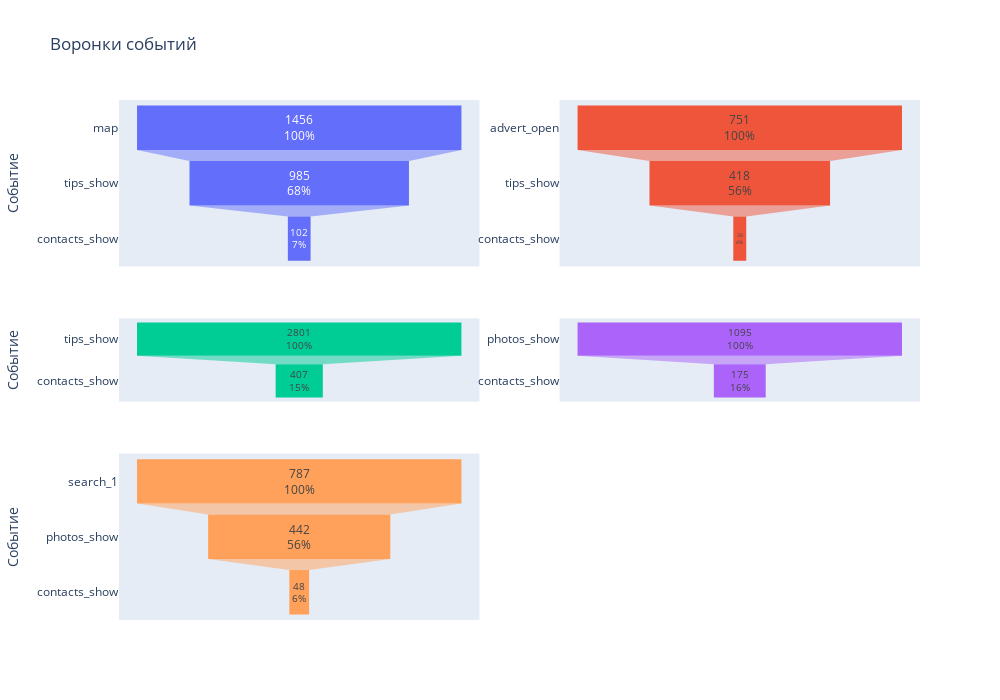

The cell this chart's notebook holds for it:
### Markdown cell above
Выведем воронки событий на график

### Code cell
fig = make_subplots(rows=3, cols=2, row_heights=[0.4, 0.2, 0.4]) 

data = get_funnel_data(['map', 'tips_show', 'contacts_show'], 'events_filtered')
funnel = go.Funnel(x=data['values'], y=data['events'], textposition = "inside", textinfo = "value+percent initial",)
fig.add_trace(funnel, row=1, col=1)

data = get_funnel_data(['advert_open', 'tips_show', 'contacts_show'], 'events_filtered')
funnel = go.Funnel(x=data['values'], y=data['events'], textposition = "inside", textinfo = "value+percent initial",)
fig.add_trace(funnel, row=1, col=2)

data = get_funnel_data(['tips_show', 'contacts_show'], 'events_filtered')
funnel = go.Funnel(x=data['values'], y=data['events'], textposition = "inside", textinfo = "value+percent initial",)
fig.add_trace(funnel, row=2, col=1)

data = get_funnel_data(['photos_show', 'contacts_show'], 'events_filtered')
funnel = go.Funnel(x=data['values'], y=data['events'], textposition = "inside", textinfo = "value+percent initial",)
fig.add_trace(funnel, row=2, col=2)

data = get_funnel_data(['search_1', 'photos_show', 'contacts_show'], 'events_filtered')
funnel = go.Funnel(x=data['values'], y=data['events'], textposition = "inside", textinfo = "value+percent initial",)
fig.add_trace(funnel, row=3, col=1)

fig.update_layout(height=700, width=1000, title_text="Воронки событий", showlegend=False)
fig.update_yaxes(title_text="Событие", row=1, col=1)
fig.update_yaxes(title_text="Событие", row=2, col=1)
fig.update_yaxes(title_text="Событие", row=3, col=1)

fig.show()

### Figure 1 — Plotly figure (JSON) as saved in the notebook; plotly's stock layout.template omitted (floating-point values rounded to 4 significant figures)
{"data": [{"textinfo": "value+percent initial", "textposition": "inside", "type": "funnel", "x": [1456, 985, 102], "xaxis": "x", "y": ["map", "tips_show", "contacts_show"], "yaxis": "y"}, {"textinfo": "value+percent initial", "textposition": "inside", "type": "funnel", "x": [751, 418, 30], "xaxis": "x2", "y": ["advert_open", "tips_show", "contacts_show"], "yaxis": "y2"}, {"textinfo": "value+percent initial", "textposition": "inside", "type": "funnel", "x": [2801, 407], "xaxis": "x3", "y": ["tips_show", "contacts_show"], "yaxis": "y3"}, {"textinfo": "value+percent initial", "textposition": "inside", "type": "funnel", "x": [1095, 175], "xaxis": "x4", "y": ["photos_show", "contacts_show"], "yaxis": "y4"}, {"textinfo": "value+percent initial", "textposition": "inside", "type": "funnel", "x": [787, 442, 48], "xaxis": "x5", "y": ["search_1", "photos_show", "contacts_show"], "yaxis": "y5"}], "layout": {"height": 700, "showlegend": false, "title": {"text": "Воронки событий"}, "width": 1000, "xaxis": {"anchor": "y", "domain": [0, 0.45]}, "xaxis2": {"anchor": "y2", "domain": [0.55, 1]}, "xaxis3": {"anchor": "y3", "domain": [0, 0.45]}, "xaxis4": {"anchor": "y4", "domain": [0.55, 1]}, "xaxis5": {"anchor": "y5", "domain": [0, 0.45]}, "xaxis6": {"anchor": "y6", "domain": [0.55, 1]}, "yaxis": {"anchor": "x", "domain": [0.68, 1], "title": {"text": "Событие"}}, "yaxis2": {"anchor": "x2", "domain": [0.68, 1]}, "yaxis3": {"anchor": "x3", "domain": [0.42, 0.58], "title": {"text": "Событие"}}, "yaxis4": {"anchor": "x4", "domain": [0.42, 0.58]}, "yaxis5": {"anchor": "x5", "domain": [0, 0.32], "title": {"text": "Событие"}}, "yaxis6": {"anchor": "x6", "domain": [0, 0.32]}}}
